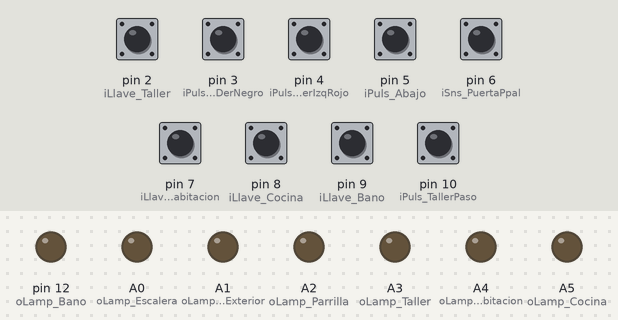
A sketch run on a simulated Arduino Uno, built with avr-gcc and run on an emulated ATmega328P. Shown: output pins drawn as LEDs (lit = HIGH). The inputs (shaded band) are chosen by the test bench; at power-on: pin 2 (iLlave_Taller), pin 3 (iPuls_TallerDerNegro), pin 4 (iPuls_TallerIzqRojo), pin 5 (iPuls_Abajo), pin 6 (iSns_PuertaPpal), pin 7 (iLlave_Habitacion), pin 8 (iLlave_Cocina), pin 9 (iLlave_Bano), pin 10 (iPuls_TallerPaso) HIGH.

Above: at 1.2 s.
1.3 s: pin 2 (iLlave_Taller) pulled LOW for 0.15 s
At 1.43 s:
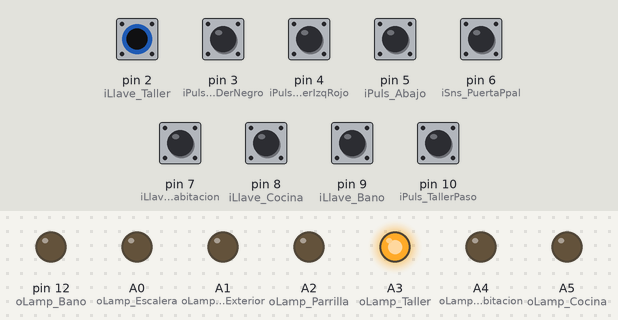
3.0 s: pin 3 (iPuls_TallerDerNegro) pulled LOW for 0.15 s
At 4.3 s:
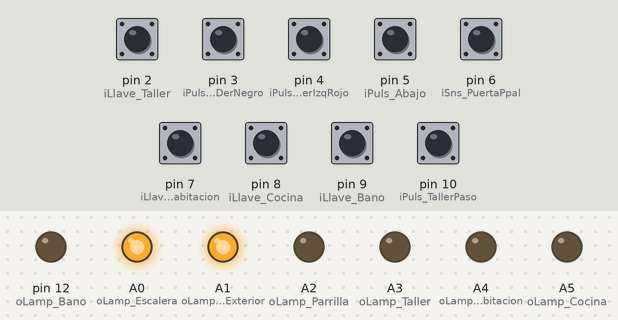
4.7 s: pin 4 (iPuls_TallerIzqRojo) pulled LOW for 0.15 s
At 5.6 s:
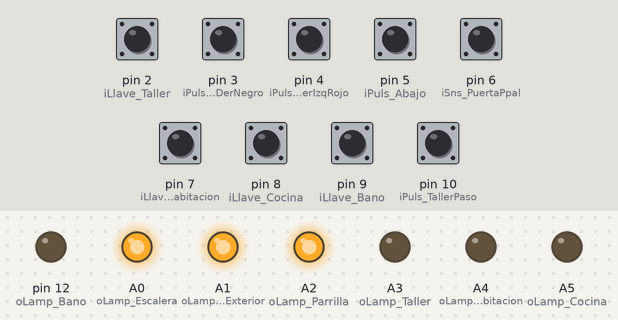
6.4 s: pin 5 (iPuls_Abajo) pulled LOW for 0.15 s
At 7.8 s:
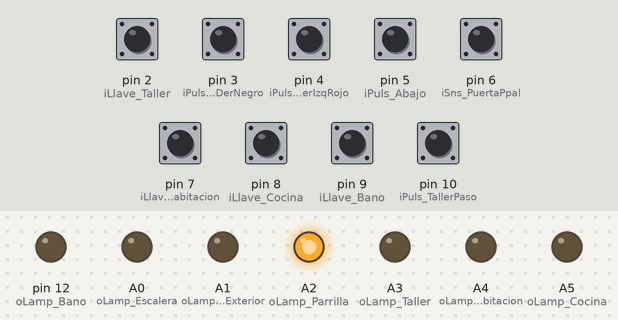
8.1 s: pin 7 (iLlave_Habitacion) pulled LOW for 0.15 s
At 8.23 s:
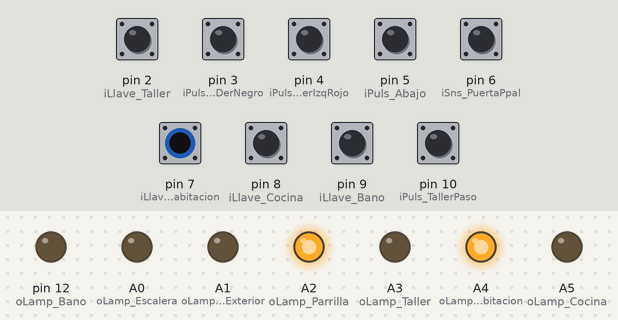
9.8 s: pin 8 (iLlave_Cocina) pulled LOW for 0.15 s
At 9.93 s:
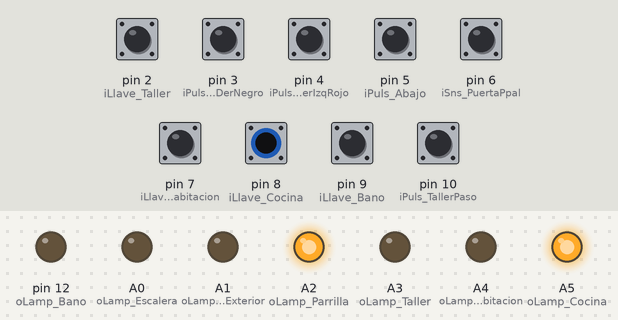
Timing chart, 0 to 12.5 s (numbered marks = the images above; inputs shaded):
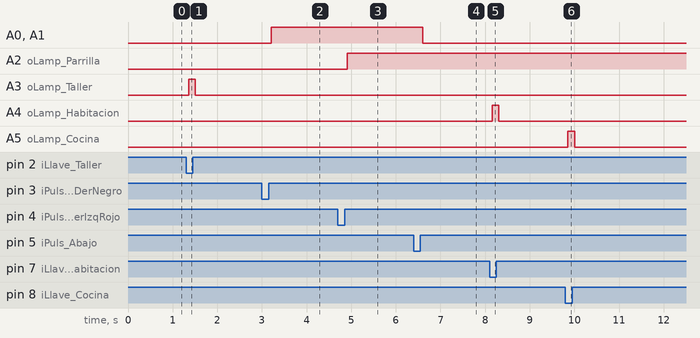

Measured:
- after the input at 1.3 s, A3 (oLamp_Taller): LOW → HIGH after 0.06 s, → LOW 0.15 s later
- after the input at 3.0 s, A0 (oLamp_Escalera), A1 (oLamp_PuertaExterior): LOW → HIGH after 0.21 s
- after the input at 4.7 s, A2 (oLamp_Parrilla): LOW → HIGH after 0.21 s
- after the input at 6.4 s, A0 (oLamp_Escalera), A1 (oLamp_PuertaExterior): HIGH → LOW after 0.21 s
- after the input at 8.1 s, A4 (oLamp_Habitacion): LOW → HIGH after 0.06 s, → LOW 0.15 s later
- after the input at 9.8 s, A5 (oLamp_Cocina): LOW → HIGH after 0.06 s, → LOW 0.15 s later

The sketch:

DomoticaArduUno.ino
```cpp
//Proyecto Domótica Provisoria

//Control de luces mediante llaves, pulsadores y sensores
//Autor: LJP
//Fecha: 27/03/2019


//###########################################################################################################################################################

//Includes
#include <TimerOne.h>

//Salidas
#define oLamp_Escalera A0
#define oLamp_PuertaExterior A1
#define oLamp_Parrilla A2
#define oLamp_Taller A3
#define oLamp_Habitacion A4
#define oLamp_Cocina A5
#define oLamp_Bano 12

//Entradas
#define iLlave_Taller 2
#define iPuls_TallerDerNegro 3
#define iPuls_TallerIzqRojo 4
#define iPuls_Abajo 5
#define iSns_PuertaPpal 6
#define iLlave_Habitacion 7
#define iLlave_Cocina 8
#define iLlave_Bano 9
#define iPuls_TallerPaso 10

const long maxCont_oLamp_Escalera = 480;
const long maxCont_oLamp_PuertaExterior = 480;
const long maxCont_oLamp_Parrilla = 50000;
const long maxCont_oLamp_Taller = 50000;
const long maxCont_oLamp_Habitacion = 50000;
const long maxCont_oLamp_Cocina = 50000;
const long maxCont_oLamp_Bano = 50000;
const long maxCont_iFiltro = 10;

//Estado anterior Entradas
int Est_iLlave_Taller = 0;
int Est_iPuls_TallerDerNegro = 0;
int Est_iPuls_TallerIzqRojo = 0;
int Est_iPuls_Abajo = 0;
int Est_iSns_PuertaPpal = 0;
int Est_iLlave_Habitacion = 0;
int Est_iLlave_Cocina = 0;
int Est_iLlave_Bano = 0;
int Est_iPuls_TallerPaso = 0;

//Estado anterior Entradas
int EstAnt_iLlave_Taller = 0;
int EstAnt_iPuls_TallerDerNegro = 0;
int EstAnt_iPuls_TallerIzqRojo = 0;
int EstAnt_iPuls_Abajo = 0;
int EstAnt_iSns_PuertaPpal = 0;
int EstAnt_iLlave_Habitacion = 0;
int EstAnt_iLlave_Cocina = 0;
int EstAnt_iLlave_Bano = 0;
int EstAnt_iPuls_TallerPaso = 0;


//Estados Salidas
int Est_oLamp_Escalera = 0;
int Est_oLamp_PuertaExterior = 0;
int Est_oLamp_Parrilla = 0;
int Est_oLamp_Taller = 0;
int Est_oLamp_Habitacion = 0;
int Est_oLamp_Cocina = 0;
int Est_oLamp_Bano = 0;

//Variables
int state = 0; // Variable lectrura dato serial
int subiendoEscalera = 0; //1: indica que precione pulsador de abajo y prendo luz esc y luz puerta, y se apaga cuando cierro puerta.

volatile unsigned long cont_iLlave_Taller = 0;
volatile unsigned long cont_iPuls_TallerDerNegro = 0;
volatile unsigned long cont_iPuls_TallerIzqRojo = 0;
volatile unsigned long cont_iPuls_Abajo = 0;
volatile unsigned long cont_iSns_PuertaPpal = 0;
volatile unsigned long cont_iLlave_Habitacion = 0;
volatile unsigned long cont_iLlave_Cocina = 0;
volatile unsigned long cont_iLlave_Bano = 0;
volatile unsigned long cont_iPuls_TallerPaso = 0;

volatile unsigned long cont_oLamp_Escalera = 0;
volatile unsigned long cont_oLamp_PuertaExterior = 0;
volatile unsigned long cont_oLamp_Parrilla = 0;
volatile unsigned long cont_oLamp_Taller = 0;
volatile unsigned long cont_oLamp_Habitacion = 0;
volatile unsigned long cont_oLamp_Cocina = 0;
volatile unsigned long cont_oLamp_Bano = 0;


int Lamp_ExtYpuerta = 0; //VER
int ApagarXtiempo_oLamp_Escalera=0; //VER
int AuxLecturaEntrada=0;


//Funcion Inicializacion
void setup() {

    //Timer
    Timer1.initialize(2500000);
    Timer1.attachInterrupt(controlTiempo);
    interrupts();

    //Puerto serie
    Serial.begin(9600);

    //Configura salidas
    pinMode(oLamp_Escalera, OUTPUT);
    pinMode(oLamp_PuertaExterior, OUTPUT);
    pinMode(oLamp_Parrilla, OUTPUT);
    pinMode(oLamp_Taller, OUTPUT);
    pinMode(oLamp_Habitacion, OUTPUT);
    pinMode(oLamp_Cocina, OUTPUT);
    pinMode(oLamp_Bano, OUTPUT);

    //Inicializa luces apagadas
    digitalWrite(oLamp_Escalera, LOW);
    digitalWrite(oLamp_PuertaExterior, LOW);
    digitalWrite(oLamp_Parrilla, LOW);
    digitalWrite(oLamp_Taller, LOW);
    digitalWrite(oLamp_Habitacion, LOW);
    digitalWrite(oLamp_Cocina, LOW);
    digitalWrite(oLamp_Bano, LOW);

    //Configura entradas
    pinMode(iLlave_Taller, INPUT_PULLUP);
    pinMode(iPuls_TallerDerNegro, INPUT_PULLUP);
    pinMode(iPuls_TallerIzqRojo, INPUT_PULLUP);
    pinMode(iPuls_Abajo, INPUT_PULLUP);
    pinMode(iSns_PuertaPpal, INPUT_PULLUP);
    pinMode(iLlave_Habitacion, INPUT_PULLUP);
    pinMode(iLlave_Cocina, INPUT_PULLUP);
    pinMode(iLlave_Bano, INPUT_PULLUP);
    pinMode(iPuls_TallerPaso, INPUT_PULLUP);

    //Actualiza valores de entradas
    Est_iLlave_Taller=digitalRead(iLlave_Taller);
    Est_iPuls_TallerDerNegro=digitalRead(iPuls_TallerDerNegro);
    Est_iPuls_TallerIzqRojo=digitalRead(iPuls_TallerIzqRojo);
    Est_iPuls_Abajo=digitalRead(iPuls_Abajo);
    Est_iSns_PuertaPpal=digitalRead(iSns_PuertaPpal);
    Est_iLlave_Habitacion=digitalRead(iLlave_Habitacion);
    Est_iLlave_Cocina=digitalRead(iLlave_Cocina);
    Est_iLlave_Bano=digitalRead(iLlave_Bano);
    Est_iPuls_TallerPaso=digitalRead(iPuls_TallerPaso);

    EstAnt_iLlave_Taller=Est_iLlave_Taller;
    EstAnt_iPuls_TallerDerNegro=Est_iPuls_TallerDerNegro;
    EstAnt_iPuls_TallerIzqRojo=Est_iPuls_TallerIzqRojo;
    EstAnt_iPuls_Abajo=Est_iPuls_Abajo;
    EstAnt_iSns_PuertaPpal=Est_iPuls_Abajo;
    EstAnt_iLlave_Habitacion=Est_iLlave_Habitacion;
    EstAnt_iLlave_Cocina=Est_iLlave_Cocina;
    EstAnt_iLlave_Bano=Est_iLlave_Bano;
    EstAnt_iPuls_TallerPaso=Est_iPuls_TallerPaso;

}

//#################################################Control por tiempo##########################################
 void controlTiempo(void)
{
  //Control lampara escalera
  if(Est_oLamp_Escalera){
    if(cont_oLamp_Escalera>maxCont_oLamp_Escalera){
      Est_oLamp_Escalera=0;
      subiendoEscalera=0;
      cont_oLamp_Escalera = 0;
    }else{
      cont_oLamp_Escalera++;
    }
  }else{
    cont_oLamp_Escalera = 0;
}
  //Control lampara puerta
  if(Est_oLamp_PuertaExterior){
    if(cont_oLamp_PuertaExterior>maxCont_oLamp_PuertaExterior){
      Est_oLamp_PuertaExterior=0;
      cont_oLamp_PuertaExterior = 0;
    }else{
      cont_oLamp_PuertaExterior++;
    }
  }else{
    cont_oLamp_PuertaExterior = 0;
}


}


void loop() {


//############################### Filtro Entradas ##########################
AuxLecturaEntrada=digitalRead(iLlave_Taller);
if ((Est_iLlave_Taller && AuxLecturaEntrada == 0) || (Est_iLlave_Taller == 0 && AuxLecturaEntrada)){
  if (cont_iLlave_Taller>maxCont_iFiltro){
    Est_iLlave_Taller=AuxLecturaEntrada;
    cont_iLlave_Taller=0;
  }else{
    cont_iLlave_Taller++;
  }
}else{
  cont_iLlave_Taller=0;
}

AuxLecturaEntrada=digitalRead(iPuls_TallerDerNegro);
if ((Est_iPuls_TallerDerNegro && AuxLecturaEntrada == 0) || (Est_iPuls_TallerDerNegro == 0 && AuxLecturaEntrada)){
  if (cont_iPuls_TallerDerNegro>maxCont_iFiltro){
    Est_iPuls_TallerDerNegro=AuxLecturaEntrada;
    cont_iPuls_TallerDerNegro=0;
  }else{
    cont_iPuls_TallerDerNegro++;
  }
}else{
  cont_iPuls_TallerDerNegro=0;
}

AuxLecturaEntrada=digitalRead(iPuls_TallerIzqRojo);
if ((Est_iPuls_TallerIzqRojo && AuxLecturaEntrada == 0) || (Est_iPuls_TallerIzqRojo == 0 && AuxLecturaEntrada)){
  if (cont_iPuls_TallerIzqRojo>maxCont_iFiltro){
    Est_iPuls_TallerIzqRojo=AuxLecturaEntrada;
    cont_iPuls_TallerIzqRojo=0;
  }else{
    cont_iPuls_TallerIzqRojo++;
  }
}else{
  cont_iPuls_TallerIzqRojo=0;
}

AuxLecturaEntrada=digitalRead(iPuls_Abajo);
if ((Est_iPuls_Abajo && AuxLecturaEntrada == 0) || (Est_iPuls_Abajo == 0 && AuxLecturaEntrada)){
  if (cont_iPuls_Abajo>maxCont_iFiltro){
    Est_iPuls_Abajo=AuxLecturaEntrada;
    cont_iPuls_Abajo=0;
  }else{
    cont_iPuls_Abajo++;
  }
}else{
  cont_iPuls_Abajo=0;
}

AuxLecturaEntrada=digitalRead(iSns_PuertaPpal);
if ((Est_iSns_PuertaPpal && AuxLecturaEntrada == 0) || (Est_iSns_PuertaPpal == 0 && AuxLecturaEntrada)){
  if (cont_iSns_PuertaPpal>maxCont_iFiltro){
    Est_iSns_PuertaPpal=AuxLecturaEntrada;
    cont_iSns_PuertaPpal=0;
  }else{
    cont_iSns_PuertaPpal++;
  }
}else{
  cont_iSns_PuertaPpal=0;
}

AuxLecturaEntrada=digitalRead(iLlave_Habitacion);
if ((Est_iLlave_Habitacion && AuxLecturaEntrada == 0) || (Est_iLlave_Habitacion == 0 && AuxLecturaEntrada)){
  if (cont_iLlave_Habitacion>maxCont_iFiltro){
    Est_iLlave_Habitacion=AuxLecturaEntrada;
    cont_iLlave_Habitacion=0;
  }else{
    cont_iLlave_Habitacion++;
  }
}else{
  cont_iLlave_Habitacion=0;
}

AuxLecturaEntrada=digitalRead(iLlave_Cocina);
if ((Est_iLlave_Cocina && AuxLecturaEntrada == 0) || (Est_iLlave_Cocina == 0 && AuxLecturaEntrada)){
  if (cont_iLlave_Cocina>maxCont_iFiltro){
    Est_iLlave_Cocina=AuxLecturaEntrada;
    cont_iLlave_Cocina=0;
  }else{
    cont_iLlave_Cocina++;
  }
}else{
  cont_iLlave_Cocina=0;
}

AuxLecturaEntrada=digitalRead(iLlave_Bano);
if ((Est_iLlave_Bano && AuxLecturaEntrada == 0) || (Est_iLlave_Bano == 0 && AuxLecturaEntrada)){
  if (cont_iLlave_Bano>maxCont_iFiltro){
    Est_iLlave_Bano=AuxLecturaEntrada;
    cont_iLlave_Bano=0;
  }else{
    cont_iLlave_Bano++;
  }
}else{
  cont_iLlave_Bano=0;
}

AuxLecturaEntrada=digitalRead(iPuls_TallerPaso);
if ((Est_iPuls_TallerPaso && AuxLecturaEntrada == 0) || (Est_iPuls_TallerPaso == 0 && AuxLecturaEntrada)){
  if (cont_iPuls_TallerPaso>maxCont_iFiltro){
    Est_iPuls_TallerPaso=AuxLecturaEntrada;
    cont_iPuls_TallerPaso=0;
  }else{
    cont_iPuls_TallerPaso++;
  }
}else{
  cont_iPuls_TallerPaso=0;
}


 //################### Control por HC05 #######################################################
        state=0;
        if(Serial.available() > 0){
             state = Serial.read();
        }

        switch (state){
          case 'e': //escalera
            Est_oLamp_Escalera=!Est_oLamp_Escalera;
            break;
          case 'a': //afueraLuz puerta
            Est_oLamp_PuertaExterior=!Est_oLamp_PuertaExterior;
            break;
          case 'p': //parrilla
            Est_oLamp_Parrilla=!Est_oLamp_Parrilla;
            break;
          case 't': //Taller
            Est_oLamp_Taller=!Est_oLamp_Taller;
            break;
          case 'h': //Habitacion
            Est_oLamp_Habitacion=!Est_oLamp_Habitacion;
            break;
          case 'c': //Cocina
            Est_oLamp_Cocina=!Est_oLamp_Cocina;
            break;
          case 'b': //Bano
            Est_oLamp_Bano=!Est_oLamp_Bano;
            break;
          default:
            break;
        }

//######################## Control por lógica ####################################################

// Funcion prender/apagar lampara de escalera con pulsadores de abajo y de arriba ingreso pulsadr derecha
if(EstAnt_iPuls_Abajo == 0 && Est_iPuls_Abajo){ //Flanco ascendente pulsador abajo -condicion subir escalera
          if(Est_oLamp_Escalera){
            Est_oLamp_Escalera=0;
            Est_oLamp_PuertaExterior=0;
            subiendoEscalera=0;
          }
          else{
            Est_oLamp_Escalera=1;
            Est_oLamp_PuertaExterior=1;
            subiendoEscalera=1;
          }
}
if(EstAnt_iPuls_TallerDerNegro == 0 && Est_iPuls_TallerDerNegro){ //Flanco ascendente pulsador negro taller -condicion bajar escalera
          if(Est_oLamp_Escalera){
            Est_oLamp_Escalera=0;
            Est_oLamp_PuertaExterior=0;
            subiendoEscalera=0; //no creo que haga falta
          }
          else{
            Est_oLamp_Escalera=1;
            Est_oLamp_PuertaExterior=1;
            subiendoEscalera=0; //no creo que haga falta
          }
}

//Situacion en la que subo la escalera de noche  al abrir la puerta prende luz taller y al cerrarla apaga luz escalera
if(Est_oLamp_Escalera && subiendoEscalera){
  if (EstAnt_iSns_PuertaPpal == 0 && Est_iSns_PuertaPpal){
    Est_oLamp_Taller=1;
  }
  if (EstAnt_iSns_PuertaPpal && Est_iSns_PuertaPpal == 0){
    Est_oLamp_Escalera=0;
    Est_oLamp_PuertaExterior=0;
    subiendoEscalera=0;
  }
}


// Funcion de llave taller cambia estado de lampara taller
if((EstAnt_iLlave_Taller == 0 && Est_iLlave_Taller)||(EstAnt_iLlave_Taller && Est_iLlave_Taller == 0  )|| (EstAnt_iPuls_TallerPaso == 0 && Est_iPuls_TallerPaso  )){ //Cualquier flanco
            Est_oLamp_Taller=!Est_oLamp_Taller;
}

// Funcion de llave habitacionr cambia estado de lampara habitacion
if((EstAnt_iLlave_Habitacion == 0 && Est_iLlave_Habitacion)||(EstAnt_iLlave_Habitacion && Est_iLlave_Habitacion == 0  )){ //Cualquier flanco
            Est_oLamp_Habitacion=!Est_oLamp_Habitacion;
}

// Funcion de llave cocina cambia estado de lampara cocina
if((EstAnt_iLlave_Cocina == 0 && Est_iLlave_Cocina)||(EstAnt_iLlave_Cocina && Est_iLlave_Cocina == 0  )){ //Cualquier flanco
            Est_oLamp_Cocina=!Est_oLamp_Cocina;
}

// Funcion de llave bano cambia estado de lampara bano
if((EstAnt_iLlave_Bano == 0 && Est_iLlave_Bano)||(EstAnt_iLlave_Bano && Est_iLlave_Bano == 0  )){ //Cualquier flanco
            Est_oLamp_Bano=!Est_oLamp_Bano;
}

// Funcion pprender/apagar lampara parrilla con pulsadores ingreso pulsadr izq
if((EstAnt_iPuls_TallerIzqRojo == 0 && Est_iPuls_TallerIzqRojo)){ //Flanco ascendente
            Est_oLamp_Parrilla=!Est_oLamp_Parrilla;
}


EstAnt_iLlave_Taller=Est_iLlave_Taller;
EstAnt_iPuls_TallerDerNegro=Est_iPuls_TallerDerNegro;
EstAnt_iPuls_TallerIzqRojo=Est_iPuls_TallerIzqRojo;
EstAnt_iPuls_Abajo=Est_iPuls_Abajo;
EstAnt_iSns_PuertaPpal=Est_iSns_PuertaPpal;
EstAnt_iLlave_Habitacion=Est_iLlave_Habitacion;
EstAnt_iLlave_Cocina=Est_iLlave_Cocina;
EstAnt_iLlave_Bano=Est_iLlave_Bano;
EstAnt_iPuls_TallerPaso=Est_iPuls_TallerPaso;


//############################### Seteo salidas ##########################
digitalWrite(oLamp_Escalera,Est_oLamp_Escalera);
digitalWrite(oLamp_PuertaExterior,Est_oLamp_PuertaExterior);
digitalWrite(oLamp_Parrilla,Est_oLamp_Parrilla);
digitalWrite(oLamp_Taller,Est_oLamp_Taller);
digitalWrite(oLamp_Habitacion,Est_oLamp_Habitacion);
digitalWrite(oLamp_Cocina,Est_oLamp_Cocina);
digitalWrite(oLamp_Bano,Est_oLamp_Bano);


delay(5);
}
```
